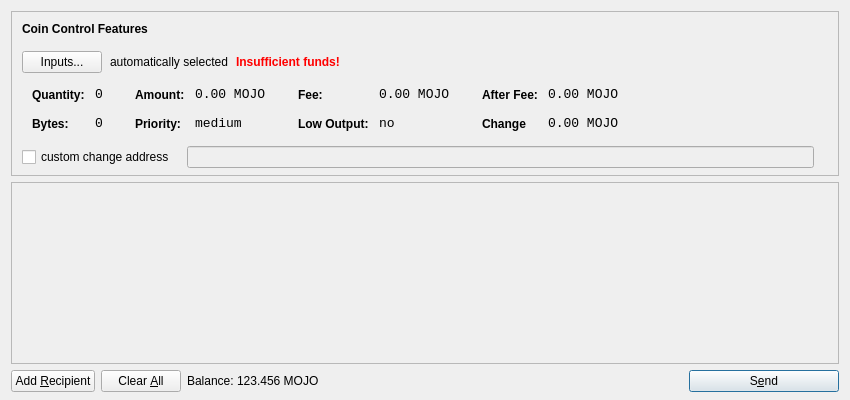
<?xml version="1.0" encoding="UTF-8"?>
<ui version="4.0">
 <class>SendCoinsDialog</class>
 <widget class="QDialog" name="SendCoinsDialog">
  <property name="geometry">
   <rect>
    <x>0</x>
    <y>0</y>
    <width>850</width>
    <height>400</height>
   </rect>
  </property>
  <property name="windowTitle">
   <string>Send Coins</string>
  </property>
  <layout class="QVBoxLayout" name="verticalLayout" stretch="0,1,0">
   <property name="bottomMargin">
    <number>8</number>
   </property>
   <item>
    <widget class="QFrame" name="frameCoinControl">
     <property name="sizePolicy">
      <sizepolicy hsizetype="Expanding" vsizetype="Expanding">
       <horstretch>0</horstretch>
       <verstretch>0</verstretch>
      </sizepolicy>
     </property>
     <property name="maximumSize">
      <size>
       <width>16777215</width>
       <height>16777215</height>
      </size>
     </property>
     <property name="frameShape">
      <enum>QFrame::StyledPanel</enum>
     </property>
     <property name="frameShadow">
      <enum>QFrame::Sunken</enum>
     </property>
     <layout class="QVBoxLayout" name="verticalLayoutCoinControl2">
      <property name="spacing">
       <number>-1</number>
      </property>
      <property name="leftMargin">
       <number>0</number>
      </property>
      <property name="topMargin">
       <number>0</number>
      </property>
      <property name="rightMargin">
       <number>0</number>
      </property>
      <property name="bottomMargin">
       <number>6</number>
      </property>
      <item>
       <layout class="QVBoxLayout" name="verticalLayoutCoinControl" stretch="0,0,0,0,1">
        <property name="spacing">
         <number>0</number>
        </property>
        <property name="leftMargin">
         <number>10</number>
        </property>
        <property name="topMargin">
         <number>10</number>
        </property>
        <item>
         <layout class="QHBoxLayout" name="horizontalLayoutCoinControl1">
          <property name="bottomMargin">
           <number>15</number>
          </property>
          <item>
           <widget class="QLabel" name="labelCoinControlFeatures">
            <property name="sizePolicy">
             <sizepolicy hsizetype="Preferred" vsizetype="Maximum">
              <horstretch>0</horstretch>
              <verstretch>0</verstretch>
             </sizepolicy>
            </property>
            <property name="font">
             <font>
              <weight>75</weight>
              <bold>true</bold>
             </font>
            </property>
            <property name="styleSheet">
             <string notr="true">font-weight:bold;</string>
            </property>
            <property name="text">
             <string>Coin Control Features</string>
            </property>
           </widget>
          </item>
         </layout>
        </item>
        <item>
         <layout class="QHBoxLayout" name="horizontalLayoutCoinControl2" stretch="0,0,0,0">
          <property name="spacing">
           <number>8</number>
          </property>
          <property name="bottomMargin">
           <number>10</number>
          </property>
          <item>
           <widget class="QPushButton" name="pushButtonCoinControl">
            <property name="styleSheet">
             <string notr="true"/>
            </property>
            <property name="text">
             <string>Inputs...</string>
            </property>
           </widget>
          </item>
          <item>
           <widget class="QLabel" name="labelCoinControlAutomaticallySelected">
            <property name="text">
             <string>automatically selected</string>
            </property>
            <property name="margin">
             <number>5</number>
            </property>
           </widget>
          </item>
          <item>
           <widget class="QLabel" name="labelCoinControlInsuffFunds">
            <property name="font">
             <font>
              <weight>75</weight>
              <bold>true</bold>
             </font>
            </property>
            <property name="styleSheet">
             <string notr="true">color:red;font-weight:bold;</string>
            </property>
            <property name="text">
             <string>Insufficient funds!</string>
            </property>
            <property name="margin">
             <number>5</number>
            </property>
           </widget>
          </item>
          <item>
           <spacer name="horizontalSpacerCoinControl">
            <property name="orientation">
             <enum>Qt::Horizontal</enum>
            </property>
            <property name="sizeHint" stdset="0">
             <size>
              <width>40</width>
              <height>1</height>
             </size>
            </property>
           </spacer>
          </item>
         </layout>
        </item>
        <item>
         <widget class="QWidget" name="widgetCoinControl" native="true">
          <property name="sizePolicy">
           <sizepolicy hsizetype="Preferred" vsizetype="Preferred">
            <horstretch>0</horstretch>
            <verstretch>0</verstretch>
           </sizepolicy>
          </property>
          <property name="minimumSize">
           <size>
            <width>0</width>
            <height>0</height>
           </size>
          </property>
          <property name="styleSheet">
           <string notr="true"/>
          </property>
          <layout class="QHBoxLayout" name="horizontalLayoutCoinControl5">
           <property name="margin">
            <number>0</number>
           </property>
           <item>
            <layout class="QHBoxLayout" name="horizontalLayoutCoinControl3" stretch="0,0,0,1">
             <property name="spacing">
              <number>20</number>
             </property>
             <property name="topMargin">
              <number>0</number>
             </property>
             <property name="bottomMargin">
              <number>10</number>
             </property>
             <item>
              <layout class="QFormLayout" name="formLayoutCoinControl1">
               <property name="horizontalSpacing">
                <number>10</number>
               </property>
               <property name="verticalSpacing">
                <number>14</number>
               </property>
               <property name="leftMargin">
                <number>10</number>
               </property>
               <property name="topMargin">
                <number>4</number>
               </property>
               <property name="rightMargin">
                <number>6</number>
               </property>
               <item row="0" column="0">
                <widget class="QLabel" name="labelCoinControlQuantityText">
                 <property name="styleSheet">
                  <string notr="true">font-weight:bold;</string>
                 </property>
                 <property name="text">
                  <string>Quantity:</string>
                 </property>
                 <property name="margin">
                  <number>0</number>
                 </property>
                </widget>
               </item>
               <item row="0" column="1">
                <widget class="QLabel" name="labelCoinControlQuantity">
                 <property name="font">
                  <font>
                   <family>Monospace</family>
                   <pointsize>10</pointsize>
                  </font>
                 </property>
                 <property name="cursor">
                  <cursorShape>IBeamCursor</cursorShape>
                 </property>
                 <property name="contextMenuPolicy">
                  <enum>Qt::ActionsContextMenu</enum>
                 </property>
                 <property name="text">
                  <string>0</string>
                 </property>
                 <property name="margin">
                  <number>0</number>
                 </property>
                 <property name="textInteractionFlags">
                  <set>Qt::LinksAccessibleByMouse|Qt::TextSelectableByKeyboard|Qt::TextSelectableByMouse</set>
                 </property>
                </widget>
               </item>
               <item row="1" column="0">
                <widget class="QLabel" name="labelCoinControlBytesText">
                 <property name="styleSheet">
                  <string notr="true">font-weight:bold;</string>
                 </property>
                 <property name="text">
                  <string>Bytes:</string>
                 </property>
                </widget>
               </item>
               <item row="1" column="1">
                <widget class="QLabel" name="labelCoinControlBytes">
                 <property name="font">
                  <font>
                   <family>Monospace</family>
                   <pointsize>10</pointsize>
                  </font>
                 </property>
                 <property name="cursor">
                  <cursorShape>IBeamCursor</cursorShape>
                 </property>
                 <property name="contextMenuPolicy">
                  <enum>Qt::ActionsContextMenu</enum>
                 </property>
                 <property name="text">
                  <string>0</string>
                 </property>
                 <property name="textInteractionFlags">
                  <set>Qt::LinksAccessibleByMouse|Qt::TextSelectableByKeyboard|Qt::TextSelectableByMouse</set>
                 </property>
                </widget>
               </item>
              </layout>
             </item>
             <item>
              <layout class="QFormLayout" name="formLayoutCoinControl2">
               <property name="horizontalSpacing">
                <number>10</number>
               </property>
               <property name="verticalSpacing">
                <number>14</number>
               </property>
               <property name="leftMargin">
                <number>6</number>
               </property>
               <property name="topMargin">
                <number>4</number>
               </property>
               <property name="rightMargin">
                <number>6</number>
               </property>
               <item row="0" column="0">
                <widget class="QLabel" name="labelCoinControlAmountText">
                 <property name="styleSheet">
                  <string notr="true">font-weight:bold;</string>
                 </property>
                 <property name="text">
                  <string>Amount:</string>
                 </property>
                 <property name="margin">
                  <number>0</number>
                 </property>
                </widget>
               </item>
               <item row="0" column="1">
                <widget class="QLabel" name="labelCoinControlAmount">
                 <property name="font">
                  <font>
                   <family>Monospace</family>
                   <pointsize>10</pointsize>
                  </font>
                 </property>
                 <property name="cursor">
                  <cursorShape>IBeamCursor</cursorShape>
                 </property>
                 <property name="contextMenuPolicy">
                  <enum>Qt::ActionsContextMenu</enum>
                 </property>
                 <property name="text">
                  <string notr="true">0.00 MOJO</string>
                 </property>
                 <property name="textInteractionFlags">
                  <set>Qt::LinksAccessibleByMouse|Qt::TextSelectableByKeyboard|Qt::TextSelectableByMouse</set>
                 </property>
                </widget>
               </item>
               <item row="1" column="0">
                <widget class="QLabel" name="labelCoinControlPriorityText">
                 <property name="styleSheet">
                  <string notr="true">font-weight:bold;</string>
                 </property>
                 <property name="text">
                  <string>Priority:</string>
                 </property>
                </widget>
               </item>
               <item row="1" column="1">
                <widget class="QLabel" name="labelCoinControlPriority">
                 <property name="font">
                  <font>
                   <family>Monospace</family>
                   <pointsize>10</pointsize>
                  </font>
                 </property>
                 <property name="cursor">
                  <cursorShape>IBeamCursor</cursorShape>
                 </property>
                 <property name="contextMenuPolicy">
                  <enum>Qt::ActionsContextMenu</enum>
                 </property>
                 <property name="text">
                  <string>medium</string>
                 </property>
                 <property name="textInteractionFlags">
                  <set>Qt::LinksAccessibleByMouse|Qt::TextSelectableByKeyboard|Qt::TextSelectableByMouse</set>
                 </property>
                </widget>
               </item>
              </layout>
             </item>
             <item>
              <layout class="QFormLayout" name="formLayoutCoinControl3">
               <property name="horizontalSpacing">
                <number>10</number>
               </property>
               <property name="verticalSpacing">
                <number>14</number>
               </property>
               <property name="leftMargin">
                <number>6</number>
               </property>
               <property name="topMargin">
                <number>4</number>
               </property>
               <property name="rightMargin">
                <number>6</number>
               </property>
               <item row="0" column="0">
                <widget class="QLabel" name="labelCoinControlFeeText">
                 <property name="styleSheet">
                  <string notr="true">font-weight:bold;</string>
                 </property>
                 <property name="text">
                  <string>Fee:</string>
                 </property>
                 <property name="margin">
                  <number>0</number>
                 </property>
                </widget>
               </item>
               <item row="0" column="1">
                <widget class="QLabel" name="labelCoinControlFee">
                 <property name="font">
                  <font>
                   <family>Monospace</family>
                   <pointsize>10</pointsize>
                  </font>
                 </property>
                 <property name="cursor">
                  <cursorShape>IBeamCursor</cursorShape>
                 </property>
                 <property name="contextMenuPolicy">
                  <enum>Qt::ActionsContextMenu</enum>
                 </property>
                 <property name="text">
                  <string notr="true">0.00 MOJO</string>
                 </property>
                 <property name="textInteractionFlags">
                  <set>Qt::LinksAccessibleByMouse|Qt::TextSelectableByKeyboard|Qt::TextSelectableByMouse</set>
                 </property>
                </widget>
               </item>
               <item row="1" column="0">
                <widget class="QLabel" name="labelCoinControlLowOutputText">
                 <property name="styleSheet">
                  <string notr="true">font-weight:bold;</string>
                 </property>
                 <property name="text">
                  <string>Low Output:</string>
                 </property>
                </widget>
               </item>
               <item row="1" column="1">
                <widget class="QLabel" name="labelCoinControlLowOutput">
                 <property name="font">
                  <font>
                   <family>Monospace</family>
                   <pointsize>10</pointsize>
                  </font>
                 </property>
                 <property name="cursor">
                  <cursorShape>IBeamCursor</cursorShape>
                 </property>
                 <property name="contextMenuPolicy">
                  <enum>Qt::ActionsContextMenu</enum>
                 </property>
                 <property name="text">
                  <string>no</string>
                 </property>
                 <property name="textInteractionFlags">
                  <set>Qt::LinksAccessibleByMouse|Qt::TextSelectableByKeyboard|Qt::TextSelectableByMouse</set>
                 </property>
                </widget>
               </item>
              </layout>
             </item>
             <item>
              <layout class="QFormLayout" name="formLayoutCoinControl4">
               <property name="horizontalSpacing">
                <number>10</number>
               </property>
               <property name="verticalSpacing">
                <number>14</number>
               </property>
               <property name="leftMargin">
                <number>6</number>
               </property>
               <property name="topMargin">
                <number>4</number>
               </property>
               <property name="rightMargin">
                <number>6</number>
               </property>
               <item row="0" column="0">
                <widget class="QLabel" name="labelCoinControlAfterFeeText">
                 <property name="styleSheet">
                  <string notr="true">font-weight:bold;</string>
                 </property>
                 <property name="text">
                  <string>After Fee:</string>
                 </property>
                 <property name="margin">
                  <number>0</number>
                 </property>
                </widget>
               </item>
               <item row="0" column="1">
                <widget class="QLabel" name="labelCoinControlAfterFee">
                 <property name="font">
                  <font>
                   <family>Monospace</family>
                   <pointsize>10</pointsize>
                  </font>
                 </property>
                 <property name="cursor">
                  <cursorShape>IBeamCursor</cursorShape>
                 </property>
                 <property name="contextMenuPolicy">
                  <enum>Qt::ActionsContextMenu</enum>
                 </property>
                 <property name="text">
                  <string notr="true">0.00 MOJO</string>
                 </property>
                 <property name="textInteractionFlags">
                  <set>Qt::LinksAccessibleByMouse|Qt::TextSelectableByKeyboard|Qt::TextSelectableByMouse</set>
                 </property>
                </widget>
               </item>
               <item row="1" column="0">
                <widget class="QLabel" name="labelCoinControlChangeText">
                 <property name="styleSheet">
                  <string notr="true">font-weight:bold;</string>
                 </property>
                 <property name="text">
                  <string>Change</string>
                 </property>
                </widget>
               </item>
               <item row="1" column="1">
                <widget class="QLabel" name="labelCoinControlChange">
                 <property name="font">
                  <font>
                   <family>Monospace</family>
                   <pointsize>10</pointsize>
                  </font>
                 </property>
                 <property name="cursor">
                  <cursorShape>IBeamCursor</cursorShape>
                 </property>
                 <property name="contextMenuPolicy">
                  <enum>Qt::ActionsContextMenu</enum>
                 </property>
                 <property name="text">
                  <string notr="true">0.00 MOJO</string>
                 </property>
                 <property name="textInteractionFlags">
                  <set>Qt::LinksAccessibleByMouse|Qt::TextSelectableByKeyboard|Qt::TextSelectableByMouse</set>
                 </property>
                </widget>
               </item>
              </layout>
             </item>
            </layout>
           </item>
          </layout>
         </widget>
        </item>
        <item>
         <layout class="QHBoxLayout" name="horizontalLayoutCoinControl4" stretch="0,0,0">
          <property name="spacing">
           <number>12</number>
          </property>
          <property name="sizeConstraint">
           <enum>QLayout::SetDefaultConstraint</enum>
          </property>
          <property name="topMargin">
           <number>5</number>
          </property>
          <property name="rightMargin">
           <number>5</number>
          </property>
          <item>
           <widget class="QCheckBox" name="checkBoxCoinControlChange">
            <property name="text">
             <string>custom change address</string>
            </property>
           </widget>
          </item>
          <item>
           <widget class="QLineEdit" name="lineEditCoinControlChange">
            <property name="enabled">
             <bool>false</bool>
            </property>
            <property name="sizePolicy">
             <sizepolicy hsizetype="Expanding" vsizetype="Fixed">
              <horstretch>0</horstretch>
              <verstretch>0</verstretch>
             </sizepolicy>
            </property>
           </widget>
          </item>
          <item>
           <widget class="QLabel" name="labelCoinControlChangeLabel">
            <property name="sizePolicy">
             <sizepolicy hsizetype="Preferred" vsizetype="Expanding">
              <horstretch>0</horstretch>
              <verstretch>0</verstretch>
             </sizepolicy>
            </property>
            <property name="minimumSize">
             <size>
              <width>0</width>
              <height>0</height>
             </size>
            </property>
            <property name="text">
             <string/>
            </property>
            <property name="margin">
             <number>3</number>
            </property>
           </widget>
          </item>
         </layout>
        </item>
        <item>
         <spacer name="verticalSpacerCoinControl">
          <property name="orientation">
           <enum>Qt::Vertical</enum>
          </property>
          <property name="sizeHint" stdset="0">
           <size>
            <width>800</width>
            <height>1</height>
           </size>
          </property>
         </spacer>
        </item>
       </layout>
      </item>
     </layout>
    </widget>
   </item>
   <item>
    <widget class="QScrollArea" name="scrollArea">
     <property name="widgetResizable">
      <bool>true</bool>
     </property>
     <widget class="QWidget" name="scrollAreaWidgetContents">
      <property name="geometry">
       <rect>
        <x>0</x>
        <y>0</y>
        <width>830</width>
        <height>165</height>
       </rect>
      </property>
      <layout class="QVBoxLayout" name="verticalLayout_2">
       <property name="margin">
        <number>0</number>
       </property>
       <item>
        <layout class="QVBoxLayout" name="entries">
         <property name="spacing">
          <number>6</number>
         </property>
        </layout>
       </item>
       <item>
        <spacer name="verticalSpacer">
         <property name="orientation">
          <enum>Qt::Vertical</enum>
         </property>
         <property name="sizeHint" stdset="0">
          <size>
           <width>20</width>
           <height>40</height>
          </size>
         </property>
        </spacer>
       </item>
      </layout>
     </widget>
    </widget>
   </item>
   <item>
    <layout class="QHBoxLayout" name="horizontalLayout">
     <item>
      <widget class="QPushButton" name="addButton">
       <property name="toolTip">
        <string>Send to multiple recipients at once</string>
       </property>
       <property name="text">
        <string>Add &amp;Recipient</string>
       </property>
       <property name="autoDefault">
        <bool>false</bool>
       </property>
      </widget>
     </item>
     <item>
      <widget class="QPushButton" name="clearButton">
       <property name="sizePolicy">
        <sizepolicy hsizetype="Minimum" vsizetype="Fixed">
         <horstretch>0</horstretch>
         <verstretch>0</verstretch>
        </sizepolicy>
       </property>
       <property name="toolTip">
        <string>Remove all transaction fields</string>
       </property>
       <property name="text">
        <string>Clear &amp;All</string>
       </property>
       <property name="autoRepeatDelay">
        <number>300</number>
       </property>
       <property name="autoDefault">
        <bool>false</bool>
       </property>
      </widget>
     </item>
     <item>
      <layout class="QHBoxLayout" name="horizontalLayout_2">
       <property name="spacing">
        <number>3</number>
       </property>
       <item>
        <widget class="QLabel" name="label">
         <property name="sizePolicy">
          <sizepolicy hsizetype="Preferred" vsizetype="Fixed">
           <horstretch>0</horstretch>
           <verstretch>0</verstretch>
          </sizepolicy>
         </property>
         <property name="text">
          <string>Balance:</string>
         </property>
        </widget>
       </item>
       <item>
        <widget class="QLabel" name="labelBalance">
         <property name="sizePolicy">
          <sizepolicy hsizetype="Preferred" vsizetype="Fixed">
           <horstretch>0</horstretch>
           <verstretch>0</verstretch>
          </sizepolicy>
         </property>
         <property name="cursor">
          <cursorShape>IBeamCursor</cursorShape>
         </property>
         <property name="text">
          <string notr="true">123.456 MOJO</string>
         </property>
         <property name="textInteractionFlags">
          <set>Qt::LinksAccessibleByMouse|Qt::TextSelectableByKeyboard|Qt::TextSelectableByMouse</set>
         </property>
        </widget>
       </item>
      </layout>
     </item>
     <item>
      <spacer name="horizontalSpacer">
       <property name="orientation">
        <enum>Qt::Horizontal</enum>
       </property>
       <property name="sizeHint" stdset="0">
        <size>
         <width>40</width>
         <height>20</height>
        </size>
       </property>
      </spacer>
     </item>
     <item>
      <widget class="QPushButton" name="sendButton">
       <property name="minimumSize">
        <size>
         <width>150</width>
         <height>0</height>
        </size>
       </property>
       <property name="toolTip">
        <string>Confirm the send action</string>
       </property>
       <property name="text">
        <string>S&amp;end</string>
       </property>
       <property name="icon">
        <iconset resource="../bitcoin.qrc">
         <normaloff>:/icons/send</normaloff>:/icons/send</iconset>
       </property>
       <property name="default">
        <bool>true</bool>
       </property>
      </widget>
     </item>
    </layout>
   </item>
  </layout>
 </widget>
 <resources>
  <include location="../bitcoin.qrc"/>
 </resources>
 <connections/>
</ui>
